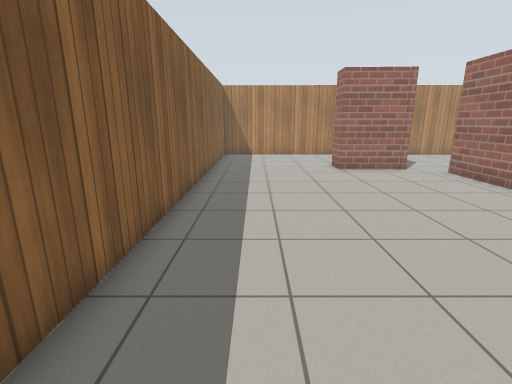
View 1 (above)

16 first-person views from a walk through a Gazebo world. The camera is 1.2 m above the floor, tilts 14° down and sees 85° across. The floor is counted in squares, 0.5 m on a side. Each view is taken from the middle of a square. On the plan, view 1 faces up. The plan holds only what a view shows up to about 18 squares ahead; the rest is blank. Simple patterns stand in for the simulator's built-in surfaces.

View 2
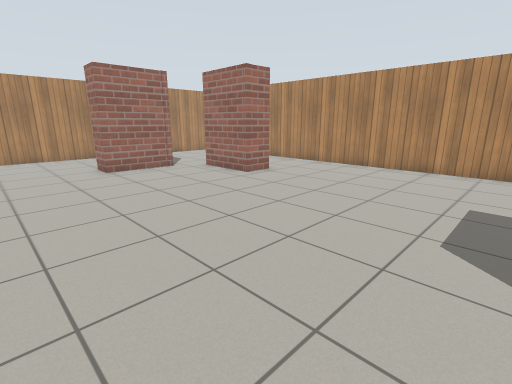

View 3
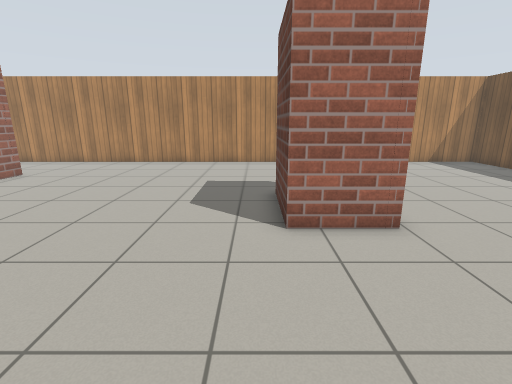

View 4
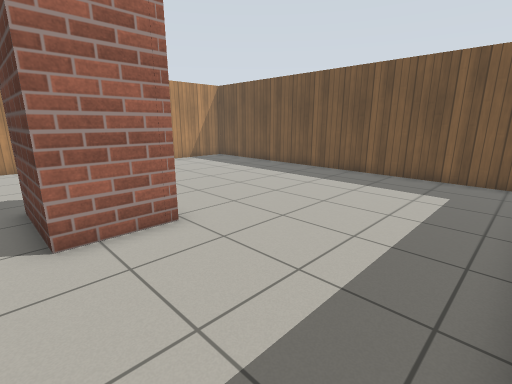

View 5
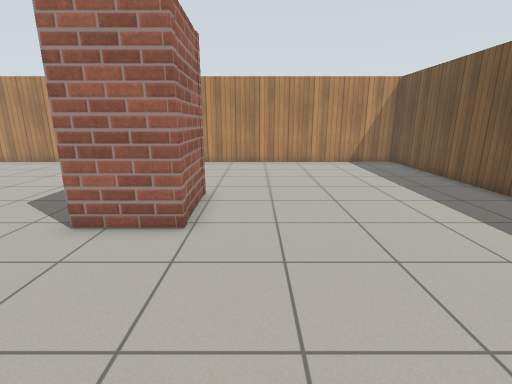

View 6
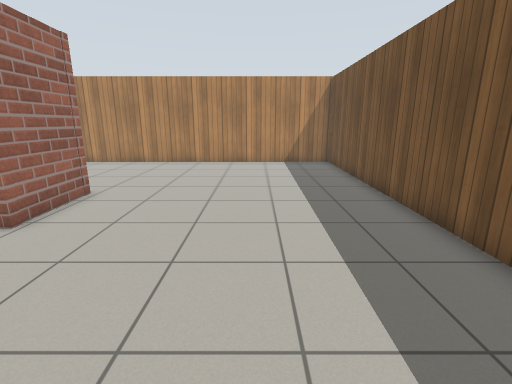

View 7
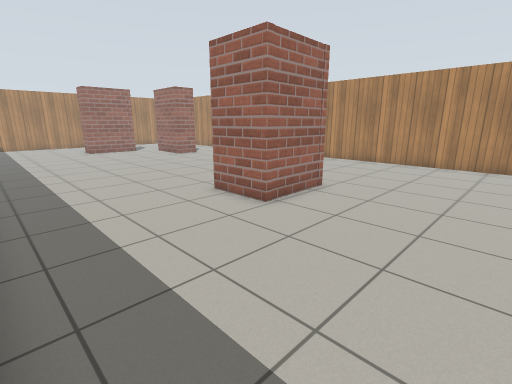

View 8
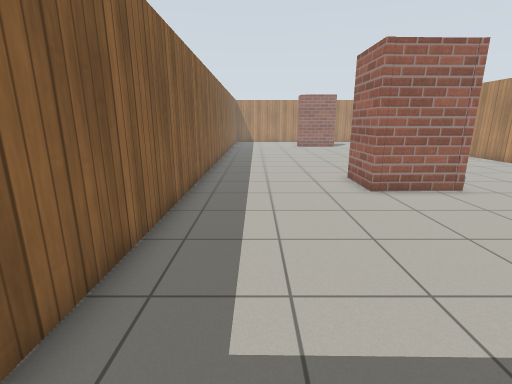

View 9
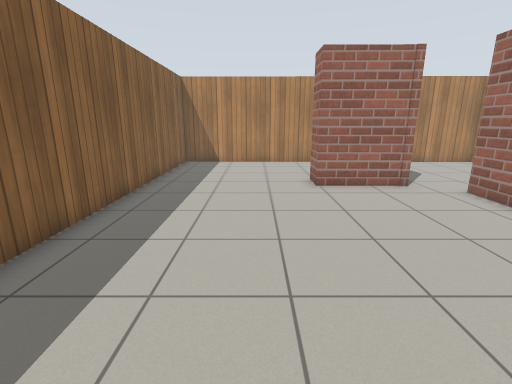

View 10
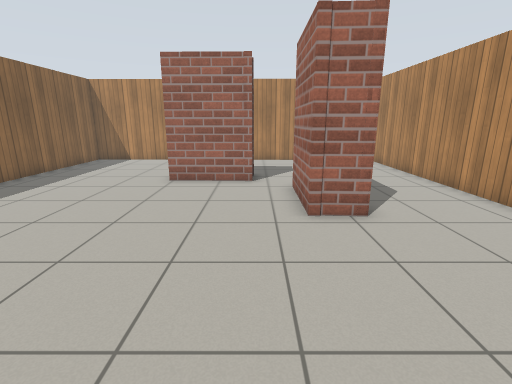

View 11
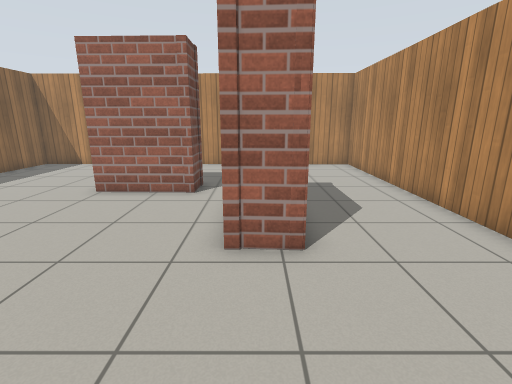

View 12
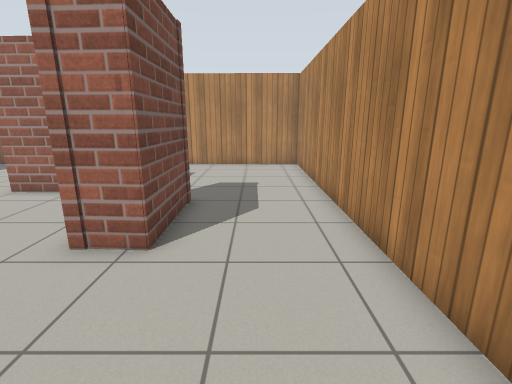

View 13
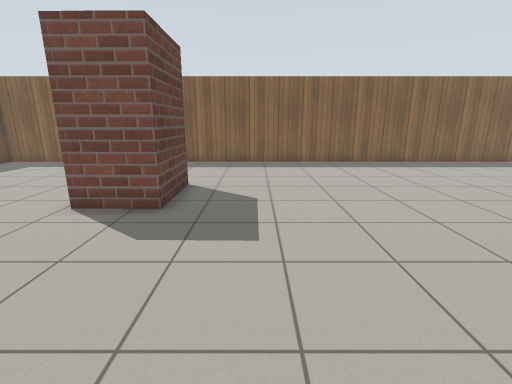

View 14
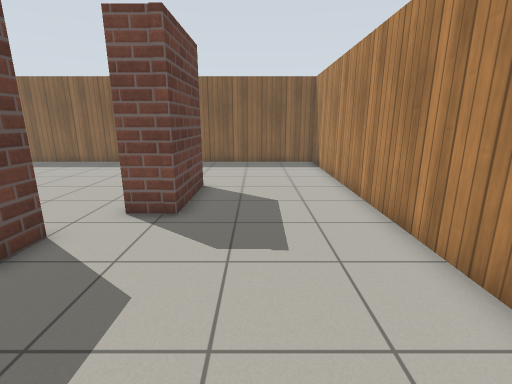

View 15
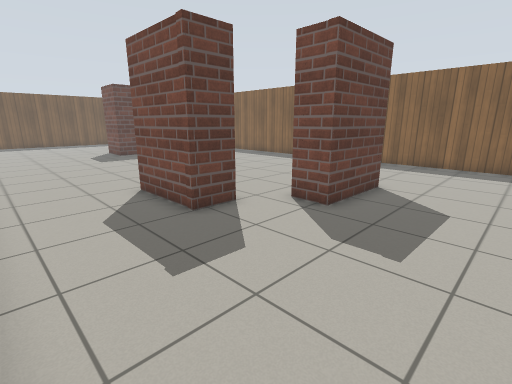

View 16
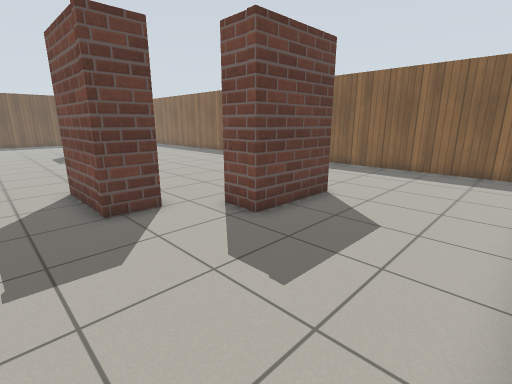

### Floor plan
Points are (right, up) in squares from view 1. A wall is a line through its corners. A room is listed if a view was taken in it or the views show most of it. See-through windows are left out.
Room 1 (views 1, 2, 3, 4, 5, 6, 7, 8, 9, 10, 11, 12, 13)
walls: (7.6, -1.7) (7.5, -4.2) (4.1, -4.3) (4.1, -1.7) (7.6, -1.7); (10.9, 10) (9.4, 10.1) (9.4, 13.5); (6.5, 14.5) (4.4, 14.6) (4.4, 16); (3.5, 21.4) (-2.4, 21.5) (-2.4, -14.3) (15.4, -14.5) (15.4, 8.6)
ways out: opening at (5.6, 17.1) to room 2; opening at (13, 9) to room 2
Room 2 (views 14, 15, 16)
walls: (9.4, 13.5) (10.9, 13.5) (10.9, 10); (7.7, 15.7) (7.7, 14.5); (4.4, 16) (7.9, 15.9) (7.9, 14.5) (6.5, 14.5); (15.4, 8.6) (15.4, 21.3) (3.5, 21.4)
ways out: opening at (5.6, 17.1) to room 1; opening at (13, 9) to room 1

Positions as (right, up) in squares from view 1, and headings:
1: (0, 0), facing up
2: (0, 0), facing up-right
3: (-2, -1), facing right
4: (-2, -1), facing down-right
5: (-2, -6), facing right
6: (-2, -10), facing right
7: (-2, -10), facing up-right
8: (0, -14), facing up
9: (2, 4), facing up
10: (8, 3), facing up
11: (10, 5), facing up
12: (13, 5), facing up
13: (15, 1), facing left
14: (15, 18), facing left
15: (15, 20), facing down-left
16: (13, 21), facing down-left
